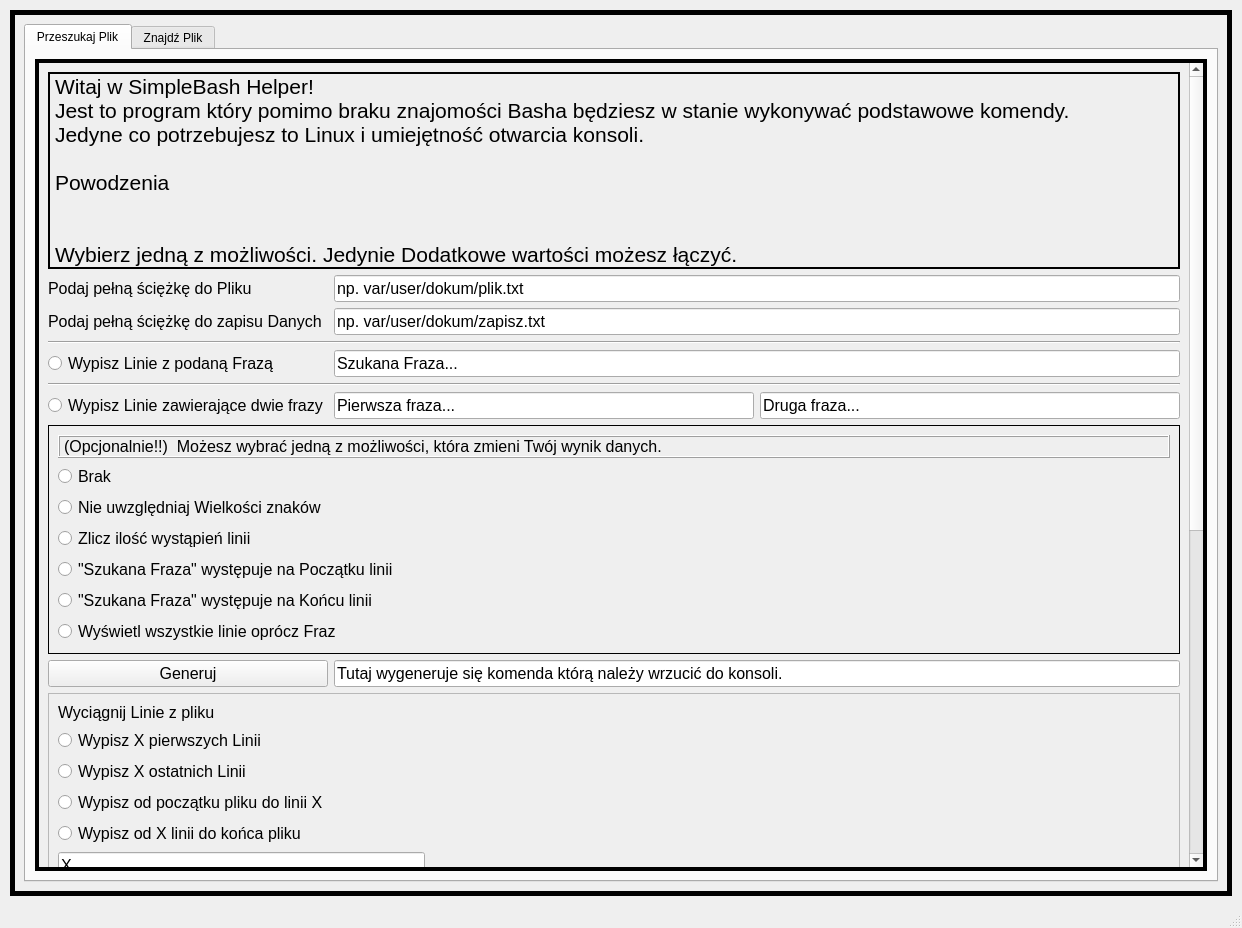
<?xml version="1.0" encoding="UTF-8"?>
<ui version="4.0">
 <class>MainWindow</class>
 <widget class="QMainWindow" name="MainWindow">
  <property name="geometry">
   <rect>
    <x>0</x>
    <y>0</y>
    <width>1242</width>
    <height>928</height>
   </rect>
  </property>
  <property name="windowTitle">
   <string>MainWindow</string>
  </property>
  <widget class="QWidget" name="centralwidget">
   <layout class="QGridLayout" name="gridLayout">
    <property name="leftMargin">
     <number>10</number>
    </property>
    <property name="topMargin">
     <number>10</number>
    </property>
    <property name="rightMargin">
     <number>10</number>
    </property>
    <property name="bottomMargin">
     <number>10</number>
    </property>
    <property name="spacing">
     <number>10</number>
    </property>
    <item row="1" column="0">
     <widget class="QScrollArea" name="scrollMainArea_">
      <property name="frameShape">
       <enum>QFrame::Box</enum>
      </property>
      <property name="frameShadow">
       <enum>QFrame::Plain</enum>
      </property>
      <property name="lineWidth">
       <number>5</number>
      </property>
      <property name="widgetResizable">
       <bool>true</bool>
      </property>
      <widget class="QWidget" name="scrollMainArea">
       <property name="geometry">
        <rect>
         <x>0</x>
         <y>0</y>
         <width>1212</width>
         <height>857</height>
        </rect>
       </property>
       <layout class="QGridLayout" name="gridLayout_2">
        <item row="0" column="1">
         <widget class="QTabWidget" name="tabWidgetMain">
          <property name="currentIndex">
           <number>0</number>
          </property>
          <widget class="QWidget" name="tabSearchFile">
           <attribute name="title">
            <string>Przeszukaj Plik</string>
           </attribute>
           <layout class="QGridLayout" name="gridLayout_3">
            <item row="0" column="0">
             <widget class="QScrollArea" name="scrollArea_2_grep">
              <property name="font">
               <font>
                <pointsize>12</pointsize>
               </font>
              </property>
              <property name="frameShape">
               <enum>QFrame::Box</enum>
              </property>
              <property name="frameShadow">
               <enum>QFrame::Plain</enum>
              </property>
              <property name="lineWidth">
               <number>4</number>
              </property>
              <property name="widgetResizable">
               <bool>true</bool>
              </property>
              <widget class="QWidget" name="scrollAreaWidgetContents_3">
               <property name="geometry">
                <rect>
                 <x>0</x>
                 <y>-491</y>
                 <width>1145</width>
                 <height>1336</height>
                </rect>
               </property>
               <layout class="QGridLayout" name="gridLayout_4">
                <item row="3" column="1" colspan="2">
                 <widget class="QLineEdit" name="lineEdit_searchfile_path">
                  <property name="font">
                   <font>
                    <pointsize>12</pointsize>
                   </font>
                  </property>
                  <property name="text">
                   <string>np. var/user/dokum/plik.txt</string>
                  </property>
                 </widget>
                </item>
                <item row="10" column="1" colspan="2">
                 <widget class="QLineEdit" name="lineEdit_searchfile_output">
                  <property name="text">
                   <string>Tutaj wygeneruje się komenda którą należy wrzucić do konsoli.</string>
                  </property>
                 </widget>
                </item>
                <item row="5" column="0" colspan="3">
                 <widget class="Line" name="line">
                  <property name="orientation">
                   <enum>Qt::Horizontal</enum>
                  </property>
                 </widget>
                </item>
                <item row="6" column="0">
                 <widget class="QRadioButton" name="radioButton_searchfile_grep1">
                  <property name="font">
                   <font>
                    <pointsize>12</pointsize>
                   </font>
                  </property>
                  <property name="text">
                   <string>Wypisz Linie z podaną Frazą</string>
                  </property>
                  <property name="checkable">
                   <bool>true</bool>
                  </property>
                  <property name="checked">
                   <bool>false</bool>
                  </property>
                  <property name="autoRepeat">
                   <bool>false</bool>
                  </property>
                  <property name="autoExclusive">
                   <bool>true</bool>
                  </property>
                 </widget>
                </item>
                <item row="10" column="0">
                 <widget class="QPushButton" name="pushButton_searchfile_output">
                  <property name="font">
                   <font>
                    <pointsize>12</pointsize>
                   </font>
                  </property>
                  <property name="text">
                   <string>Generuj</string>
                  </property>
                 </widget>
                </item>
                <item row="14" column="0">
                 <widget class="QFrame" name="frame">
                  <property name="frameShape">
                   <enum>QFrame::StyledPanel</enum>
                  </property>
                  <property name="frameShadow">
                   <enum>QFrame::Raised</enum>
                  </property>
                 </widget>
                </item>
                <item row="6" column="1" colspan="2">
                 <widget class="QLineEdit" name="lineEdit_searchfile_grep1">
                  <property name="font">
                   <font>
                    <pointsize>12</pointsize>
                   </font>
                  </property>
                  <property name="text">
                   <string>Szukana Fraza...</string>
                  </property>
                 </widget>
                </item>
                <item row="4" column="0">
                 <widget class="QLabel" name="label_2">
                  <property name="text">
                   <string>Podaj pełną ściężkę do zapisu Danych</string>
                  </property>
                 </widget>
                </item>
                <item row="9" column="0" colspan="3">
                 <widget class="QFrame" name="frame_searchFile_optional">
                  <property name="frameShape">
                   <enum>QFrame::Box</enum>
                  </property>
                  <property name="frameShadow">
                   <enum>QFrame::Plain</enum>
                  </property>
                  <layout class="QGridLayout" name="gridLayout_5">
                   <item row="5" column="0">
                    <widget class="QRadioButton" name="radioButton_searchFile_optional_end">
                     <property name="text">
                      <string>&quot;Szukana Fraza&quot; występuje na Końcu linii</string>
                     </property>
                    </widget>
                   </item>
                   <item row="4" column="0">
                    <widget class="QRadioButton" name="radioButton_searchFile_optional_start">
                     <property name="text">
                      <string>&quot;Szukana Fraza&quot; występuje na Początku linii</string>
                     </property>
                    </widget>
                   </item>
                   <item row="0" column="0">
                    <widget class="QLabel" name="label_searchfile_optional_info">
                     <property name="enabled">
                      <bool>true</bool>
                     </property>
                     <property name="frameShape">
                      <enum>QFrame::Box</enum>
                     </property>
                     <property name="frameShadow">
                      <enum>QFrame::Raised</enum>
                     </property>
                     <property name="text">
                      <string>(Opcjonalnie!!)  Możesz wybrać jedną z możliwości, która zmieni Twój wynik danych.</string>
                     </property>
                    </widget>
                   </item>
                   <item row="6" column="0">
                    <widget class="QRadioButton" name="radioButton_searchFile_optional_v">
                     <property name="text">
                      <string>Wyświetl wszystkie linie oprócz Fraz</string>
                     </property>
                    </widget>
                   </item>
                   <item row="2" column="0">
                    <widget class="QRadioButton" name="radioButton_searchFile_optional_i">
                     <property name="text">
                      <string>Nie uwzględniaj Wielkości znaków</string>
                     </property>
                    </widget>
                   </item>
                   <item row="3" column="0">
                    <widget class="QRadioButton" name="radioButton_searchFile_optional_wc">
                     <property name="text">
                      <string>Zlicz ilość wystąpień linii</string>
                     </property>
                    </widget>
                   </item>
                   <item row="1" column="0">
                    <widget class="QRadioButton" name="radioButton_searchfile_NONE">
                     <property name="text">
                      <string>Brak</string>
                     </property>
                    </widget>
                   </item>
                  </layout>
                 </widget>
                </item>
                <item row="12" column="0" colspan="3">
                 <widget class="QFrame" name="frame_grepXline">
                  <property name="frameShape">
                   <enum>QFrame::StyledPanel</enum>
                  </property>
                  <property name="frameShadow">
                   <enum>QFrame::Plain</enum>
                  </property>
                  <property name="lineWidth">
                   <number>2</number>
                  </property>
                  <layout class="QGridLayout" name="gridLayout_8">
                   <item row="3" column="0">
                    <widget class="QRadioButton" name="radioButton_grepXline_toX">
                     <property name="text">
                      <string>Wypisz od początku pliku do linii X</string>
                     </property>
                    </widget>
                   </item>
                   <item row="6" column="0" colspan="2">
                    <widget class="Line" name="line_3">
                     <property name="orientation">
                      <enum>Qt::Horizontal</enum>
                     </property>
                    </widget>
                   </item>
                   <item row="4" column="0">
                    <widget class="QRadioButton" name="radioButton_grepXline_fromX">
                     <property name="text">
                      <string>Wypisz od X linii do końca pliku</string>
                     </property>
                    </widget>
                   </item>
                   <item row="8" column="0">
                    <widget class="Line" name="line_4">
                     <property name="orientation">
                      <enum>Qt::Horizontal</enum>
                     </property>
                    </widget>
                   </item>
                   <item row="5" column="0">
                    <widget class="QLineEdit" name="lineEdit_grepXline">
                     <property name="text">
                      <string>X</string>
                     </property>
                    </widget>
                   </item>
                   <item row="2" column="0">
                    <widget class="QRadioButton" name="radioButton_grepXline_tail">
                     <property name="text">
                      <string>Wypisz X ostatnich Linii</string>
                     </property>
                    </widget>
                   </item>
                   <item row="7" column="2">
                    <widget class="QLineEdit" name="lineEdit_grepXline_YZ_Z">
                     <property name="text">
                      <string>Z</string>
                     </property>
                    </widget>
                   </item>
                   <item row="1" column="0">
                    <widget class="QRadioButton" name="radioButton_grepXline_head">
                     <property name="text">
                      <string>Wypisz X pierwszych Linii</string>
                     </property>
                    </widget>
                   </item>
                   <item row="0" column="0">
                    <widget class="QLabel" name="label_grepXline_info">
                     <property name="text">
                      <string>Wyciągnij Linie z pliku</string>
                     </property>
                    </widget>
                   </item>
                   <item row="7" column="0">
                    <widget class="QRadioButton" name="radioButton_grepXline_YZ">
                     <property name="text">
                      <string>Wypisz od linii Y do linii Z</string>
                     </property>
                    </widget>
                   </item>
                   <item row="9" column="1" colspan="2">
                    <widget class="QLineEdit" name="lineEdit_grepXline_cmd">
                     <property name="text">
                      <string>Tutaj wygeneruje się komenda którą należy wrzucić do konsoli.</string>
                     </property>
                    </widget>
                   </item>
                   <item row="7" column="1">
                    <widget class="QLineEdit" name="lineEdit_grepXline_YZ_Y">
                     <property name="text">
                      <string>Y</string>
                     </property>
                    </widget>
                   </item>
                   <item row="9" column="0">
                    <widget class="QPushButton" name="pushButton_grepXline_generate">
                     <property name="text">
                      <string>Generuj</string>
                     </property>
                    </widget>
                   </item>
                  </layout>
                 </widget>
                </item>
                <item row="4" column="1" colspan="2">
                 <widget class="QLineEdit" name="lineEdit_2">
                  <property name="text">
                   <string>np. var/user/dokum/zapisz.txt</string>
                  </property>
                 </widget>
                </item>
                <item row="3" column="0">
                 <widget class="QLabel" name="label_searchfile_path">
                  <property name="font">
                   <font>
                    <pointsize>12</pointsize>
                   </font>
                  </property>
                  <property name="text">
                   <string>Podaj pełną ściężkę do Pliku</string>
                  </property>
                 </widget>
                </item>
                <item row="8" column="0">
                 <widget class="QRadioButton" name="radioButton_searchfile_grep2">
                  <property name="font">
                   <font>
                    <pointsize>12</pointsize>
                   </font>
                  </property>
                  <property name="autoFillBackground">
                   <bool>false</bool>
                  </property>
                  <property name="text">
                   <string>Wypisz Linie zawierające dwie frazy</string>
                  </property>
                 </widget>
                </item>
                <item row="2" column="0" colspan="3">
                 <widget class="QLabel" name="label_searchfile_info">
                  <property name="font">
                   <font>
                    <pointsize>16</pointsize>
                   </font>
                  </property>
                  <property name="frameShape">
                   <enum>QFrame::Box</enum>
                  </property>
                  <property name="lineWidth">
                   <number>2</number>
                  </property>
                  <property name="text">
                   <string>Witaj w SimpleBash Helper!
Jest to program który pomimo braku znajomości Basha będziesz w stanie wykonywać podstawowe komendy. 
Jedyne co potrzebujesz to Linux i umiejętność otwarcia konsoli. 

Powodzenia  


Wybierz jedną z możliwości. Jedynie Dodatkowe wartości możesz łączyć.</string>
                  </property>
                 </widget>
                </item>
                <item row="7" column="0" colspan="3">
                 <widget class="Line" name="line_2">
                  <property name="orientation">
                   <enum>Qt::Horizontal</enum>
                  </property>
                 </widget>
                </item>
                <item row="8" column="1">
                 <widget class="QLineEdit" name="lineEdit__searchfile_grep2_1">
                  <property name="font">
                   <font>
                    <pointsize>12</pointsize>
                   </font>
                  </property>
                  <property name="text">
                   <string>Pierwsza fraza...</string>
                  </property>
                 </widget>
                </item>
                <item row="8" column="2">
                 <widget class="QLineEdit" name="lineEdit_2__searchfile_grep2_2">
                  <property name="font">
                   <font>
                    <pointsize>12</pointsize>
                   </font>
                  </property>
                  <property name="text">
                   <string>Druga fraza...</string>
                  </property>
                 </widget>
                </item>
                <item row="13" column="0" colspan="3">
                 <widget class="QFrame" name="frame_2">
                  <property name="frameShape">
                   <enum>QFrame::StyledPanel</enum>
                  </property>
                  <property name="frameShadow">
                   <enum>QFrame::Plain</enum>
                  </property>
                  <property name="lineWidth">
                   <number>2</number>
                  </property>
                  <layout class="QGridLayout" name="gridLayout_9">
                   <item row="10" column="0">
                    <widget class="QRadioButton" name="radioButton_7">
                     <property name="text">
                      <string>Podmień kolumna X na kolumne Z, jeśli wartość z X jest wieksza od Y</string>
                     </property>
                    </widget>
                   </item>
                   <item row="6" column="0">
                    <widget class="QRadioButton" name="radioButton_8">
                     <property name="text">
                      <string>Wyświetl wszystkie linie, gdzie kolumna X jest wartością NUMERYCZNĄ</string>
                     </property>
                    </widget>
                   </item>
                   <item row="8" column="0">
                    <widget class="QRadioButton" name="radioButton_3">
                     <property name="text">
                      <string>Wyświetl linie, gdzie kolumna X ma wiekszą wartość od Y</string>
                     </property>
                    </widget>
                   </item>
                   <item row="9" column="0">
                    <widget class="QRadioButton" name="radioButton_4">
                     <property name="text">
                      <string>Wyświetl linie, gdzie kolumna X ma mniejszą wartość od Y</string>
                     </property>
                    </widget>
                   </item>
                   <item row="4" column="0">
                    <widget class="QRadioButton" name="radioButton_6">
                     <property name="text">
                      <string>Zamień kolumny miejscami X i Y</string>
                     </property>
                    </widget>
                   </item>
                   <item row="5" column="0">
                    <widget class="QRadioButton" name="radioButton_9">
                     <property name="text">
                      <string>Podmień wszystkie Wartości z Kolumny X wartością Y</string>
                     </property>
                    </widget>
                   </item>
                   <item row="11" column="0">
                    <widget class="QRadioButton" name="radioButton_10">
                     <property name="text">
                      <string>Podmień kolumna X na kolumne Z, jeśli wartość z X jest mniejsza od Y</string>
                     </property>
                    </widget>
                   </item>
                   <item row="13" column="2">
                    <widget class="QLineEdit" name="lineEdit_5">
                     <property name="text">
                      <string>Z</string>
                     </property>
                    </widget>
                   </item>
                   <item row="3" column="0">
                    <widget class="QRadioButton" name="radioButton_2">
                     <property name="text">
                      <string>Zsumuj Wartość z kulumny X przypisująć do Wartości z kolumny Y</string>
                     </property>
                    </widget>
                   </item>
                   <item row="0" column="0">
                    <widget class="QLabel" name="label_3">
                     <property name="text">
                      <string>Działania na plikach kolumnowych (csv). </string>
                     </property>
                    </widget>
                   </item>
                   <item row="13" column="1">
                    <widget class="QLineEdit" name="lineEdit_6">
                     <property name="text">
                      <string>Y</string>
                     </property>
                    </widget>
                   </item>
                   <item row="2" column="0">
                    <widget class="QRadioButton" name="radioButton">
                     <property name="text">
                      <string>Zsumuj Wartość z kolumny X</string>
                     </property>
                    </widget>
                   </item>
                   <item row="13" column="0">
                    <widget class="QLineEdit" name="lineEdit_4">
                     <property name="text">
                      <string>X</string>
                     </property>
                    </widget>
                   </item>
                   <item row="7" column="0">
                    <widget class="QRadioButton" name="radioButton_5">
                     <property name="text">
                      <string>Wyświetl wszystkie linie, gdzie kolumna X jest wartością TEKSTOWĄ(bez liczb)</string>
                     </property>
                    </widget>
                   </item>
                   <item row="12" column="0">
                    <widget class="QRadioButton" name="radioButton_11">
                     <property name="text">
                      <string>Wyświetl Dane kolumny ABC</string>
                     </property>
                    </widget>
                   </item>
                   <item row="12" column="1" colspan="2">
                    <widget class="QLineEdit" name="lineEdit_7">
                     <property name="font">
                      <font>
                       <pointsize>8</pointsize>
                      </font>
                     </property>
                     <property name="text">
                      <string>By wyświetlić 4 ,5 ,1, wpisz:  $4 &quot;,&quot;$5&quot;,&quot;$1  - w &quot;&quot; umieść znak który ma oddzielać kolejne kolumny</string>
                     </property>
                    </widget>
                   </item>
                   <item row="1" column="0" colspan="2">
                    <widget class="QLineEdit" name="lineEdit_3">
                     <property name="text">
                      <string>Wpisz jaki znak oddziela kolejna kolumny np.  ,  .  ;  |  lub kilka znaków np. &quot;,&quot;    |,|</string>
                     </property>
                    </widget>
                   </item>
                  </layout>
                 </widget>
                </item>
               </layout>
              </widget>
             </widget>
            </item>
           </layout>
          </widget>
          <widget class="QWidget" name="tab_FindFile">
           <attribute name="title">
            <string>Znajdź Plik</string>
           </attribute>
           <layout class="QGridLayout" name="gridLayout_6">
            <item row="0" column="0">
             <widget class="QScrollArea" name="scrollArea_FindFile">
              <property name="widgetResizable">
               <bool>true</bool>
              </property>
              <widget class="QWidget" name="scrollAreaWidgetContents_4">
               <property name="geometry">
                <rect>
                 <x>0</x>
                 <y>0</y>
                 <width>1168</width>
                 <height>793</height>
                </rect>
               </property>
               <layout class="QGridLayout" name="gridLayout_7">
                <item row="0" column="1">
                 <widget class="QLineEdit" name="lineEdit">
                  <property name="font">
                   <font>
                    <pointsize>12</pointsize>
                   </font>
                  </property>
                  <property name="text">
                   <string>np. var/user/dokum</string>
                  </property>
                 </widget>
                </item>
                <item row="0" column="0">
                 <widget class="QLabel" name="label">
                  <property name="font">
                   <font>
                    <pointsize>12</pointsize>
                   </font>
                  </property>
                  <property name="text">
                   <string>Wprowadź ścieżkę do katalogu, który będziemy przeszukiwać</string>
                  </property>
                 </widget>
                </item>
                <item row="1" column="0" colspan="2">
                 <widget class="QFrame" name="frame_3">
                  <property name="frameShape">
                   <enum>QFrame::Box</enum>
                  </property>
                  <property name="frameShadow">
                   <enum>QFrame::Plain</enum>
                  </property>
                  <property name="lineWidth">
                   <number>2</number>
                  </property>
                  <widget class="QComboBox" name="comboBox">
                   <property name="geometry">
                    <rect>
                     <x>220</x>
                     <y>140</y>
                     <width>371</width>
                     <height>181</height>
                    </rect>
                   </property>
                   <item>
                    <property name="text">
                     <string>1</string>
                    </property>
                   </item>
                   <item>
                    <property name="text">
                     <string>2</string>
                    </property>
                   </item>
                   <item>
                    <property name="text">
                     <string>3</string>
                    </property>
                   </item>
                   <item>
                    <property name="text">
                     <string>4</string>
                    </property>
                   </item>
                  </widget>
                 </widget>
                </item>
               </layout>
              </widget>
             </widget>
            </item>
           </layout>
          </widget>
         </widget>
        </item>
       </layout>
      </widget>
     </widget>
    </item>
   </layout>
  </widget>
  <widget class="QMenuBar" name="menubar">
   <property name="geometry">
    <rect>
     <x>0</x>
     <y>0</y>
     <width>1242</width>
     <height>21</height>
    </rect>
   </property>
  </widget>
  <widget class="QStatusBar" name="statusbar"/>
 </widget>
 <resources/>
 <connections/>
</ui>
